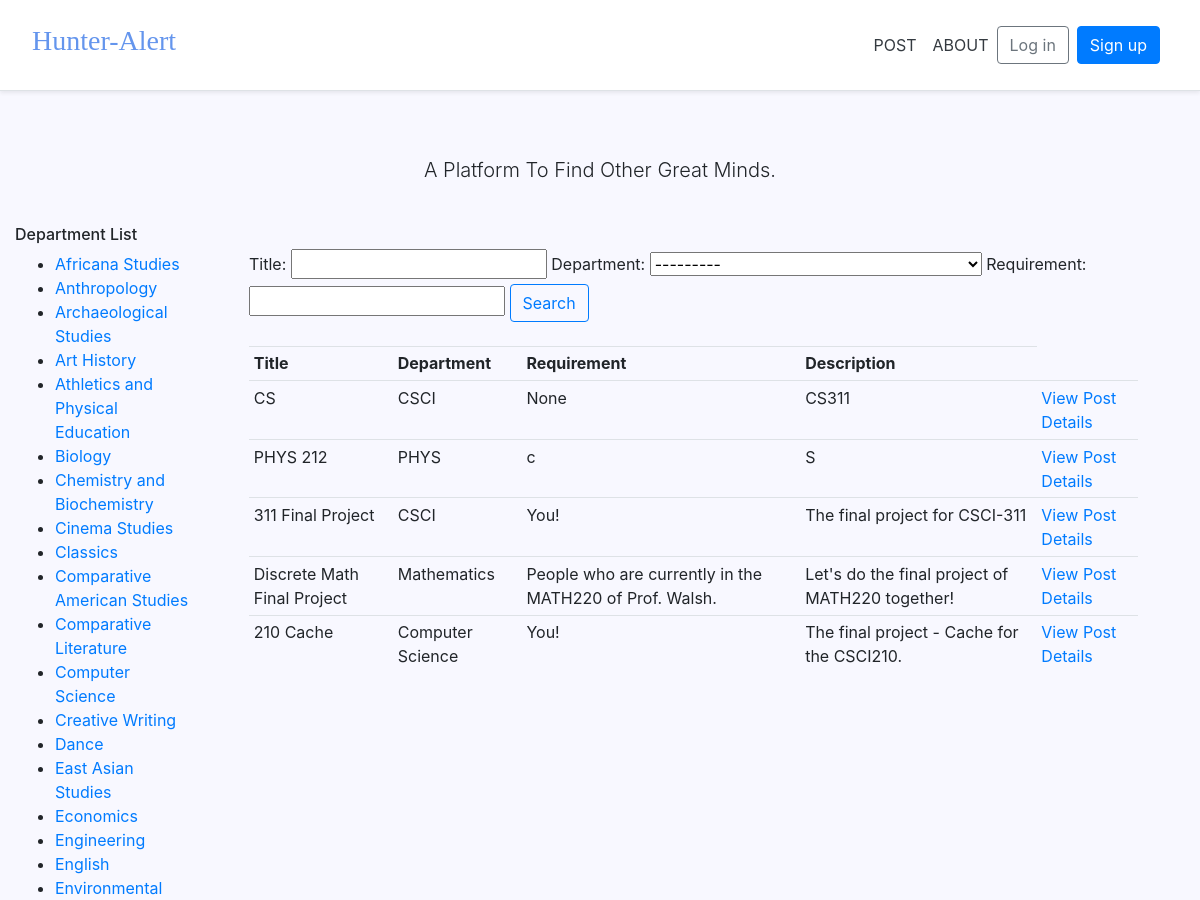
Before: / (upper part) with the older database file.
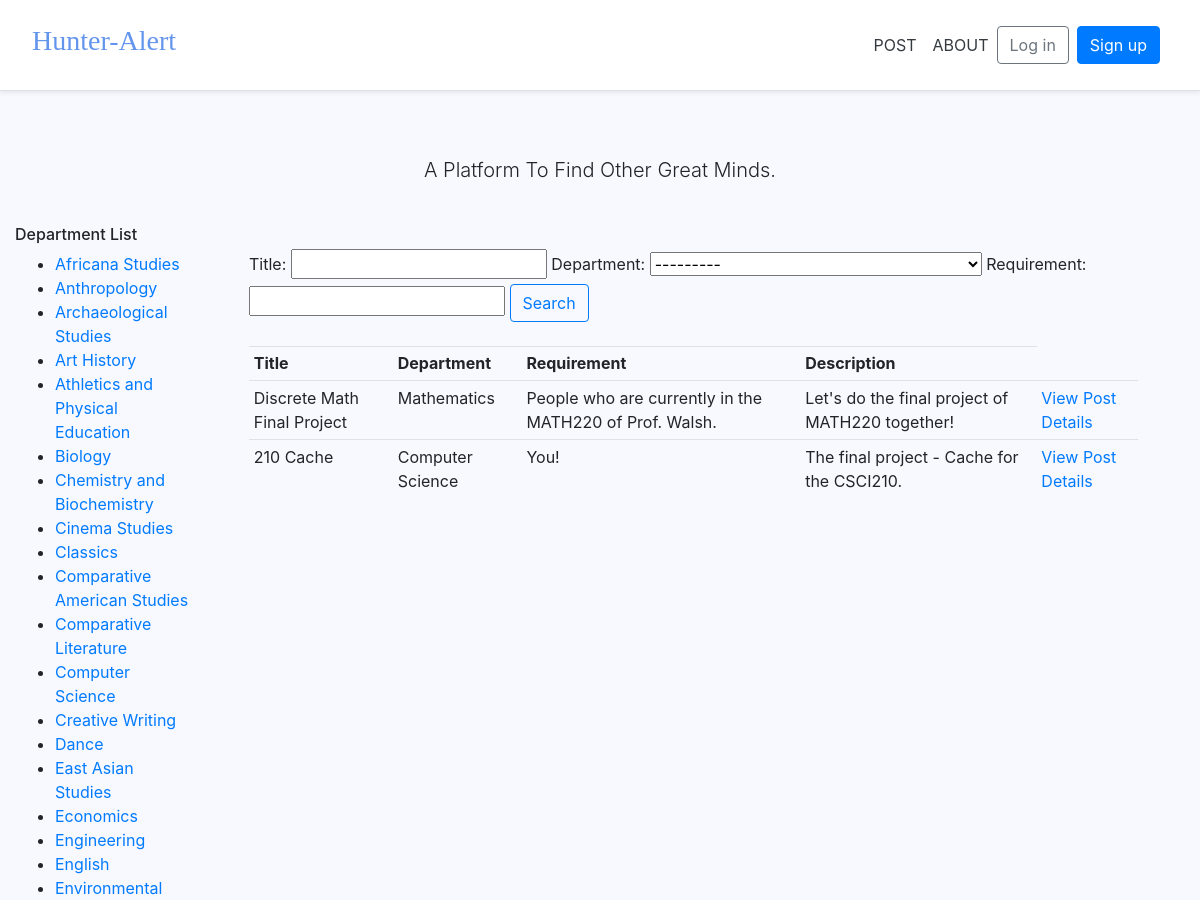
After: the same page with the newer database file.
### pages/models.py (models this page shows, shortened)
class Post(models.Model):
    class DeptName(models.TextChoices):
        Africana_Studies = "Africana Studies"
        Anthropology = "Anthropology"
        Archaeological_Studies = "Archaeological Studies"
        Art_History = "Art History"
        Studio_Art = "Studio Art"
        Athletics_and_Physical_Education = "Athletics and Physical Education"
        Biology = "Biology"
        Chemistry_and_Biochemistry = "Chemistry and Biochemistry"
        Cinema_Studies = "Cinema Studies"
        Classics = "Classics"
        Comparative_American_Studies = "Comparative American Studies"
        Comparative_Literature = "Comparative Literature"
        Computer_Science = "Computer Science"
        Creative_Writing = "Creative Writing"
        Dance = "Dance"
        Chinese = "Chinese"
        Japanese = "Japanese"
        East_Asian_Studies = "East Asian Studies"
        Economics = "Economics"
        Engineering = "Engineering"
        English = "English"
        Environmental_Studies = "Environmental Studies"
        French = "French"
        Italian = "Italian"
        Gender_Sexuality_and_Feminist_Studies = "Gender, Sexuality, and Feminist Studies"
        Geology = "Geology"
        German_Language_and_Literatures = "German Language and Literatures"
        Hispanic_Studies = "Hispanic Studies"
        History = "History"
        Jewish_Studies = "Jewish Studies"
        Latin_American_Studies = "Latin American Studies"
        Law_and_Society = "Law and Society"
        Learning_Across_Disciplines = "Learning Across the Disciplines"
        Mathematics = "Mathematics"
        Middle_East_and_North_Africa_Studies = "Middle East and North Africa Studies"
        Musical_Studies = "Musical Studies"
        Neuroscience = "Neuroscience"
        Philosophy = "Philosophy"
        Physics = "Physics"
        Astronomy = "Astronomy"
        Politics = "Politics"
        Psychology = "Psychology"
        Religion = "Religion"
        Rhetoric_and_Composition = "Rhetoric and Composition"
        Russian_Language_Literature_and_Culture = "Russian Language, Literature and Culture"
        Russian_and_East_European_Studies = "Russian and East European Studies"
        Sociology = "Sociology"
        Theater = "Theater"
        Non_Academic = "Other than academic"
    User = models.ForeignKey(CustomUser, null=True, on_delete=models.CASCADE)
    Your_Name = models.CharField(max_length=120, null=True)
    Title = models.CharField(max_length=120, null=True)
    Description = models.TextField(blank=False, null=True)
    Department = models.CharField(max_length=120, choices=DeptName.choices, default=DeptName.Non_Academic)
    Requirement = models.TextField(blank=False, null=True)
    Deadline = models.CharField(max_length=120, null=True)
    Date_Posted = models.DateTimeField(default=timezone.now)
    Email = models.CharField(max_length=50, null=True)

### pages/views.py (the view)
# urls.py: path('', HomePageView, name='home'),
def HomePageView(request):
    posts = Post.objects.all()
    myFilter = PostFilters(request.GET, queryset=posts)
    posts = myFilter.qs
    context = {
        'posts' : posts,
        'myFilter' : myFilter
     }
    return render(request, 'pages/home.html', context)

### templates/pages/home.html (shortened to what this page needs)
{% extends '_base.html' %}
{% load static %}
{% block content %}
<div class="pricing-header px-3 py-3 pt-md-5 pb-md-4 mx-auto text-center">
  <p class="lead">A Platform To Find Other Great Minds.</p>
</div>
<div style="float:left; width:15%;">
	<h6>Department List</h6>
	<ul>
		<li><a href="https://www.oberlin.edu/arts-and-sciences/departments/africana-studies">Africana Studies </a></li>
		<li><a href="https://www.oberlin.edu/arts-and-sciences/departments/anthropology">Anthropology </a></li>
		<li><a href="https://www.oberlin.edu/arts-and-sciences/departments/archaeological-studies">Archaeological Studies </a></li>
		<li><a href="https://www.oberlin.edu/arts-and-sciences/departments/art-history">Art History </a></li>
		<li><a href="https://goyeo.com">Athletics and Physical Education </a></li>
		<li><a href="https://www.oberlin.edu/arts-and-sciences/departments/biology">Biology </a></li>
		<li><a href="https://www.oberlin.edu/arts-and-sciences/departments/chemistry-biochemistry">Chemistry and Biochemistry </a></li>
		<li><a href="https://www.oberlin.edu/arts-and-sciences/departments/cinema-studies">Cinema Studies </a></li>
		<li><a href="https://www.oberlin.edu/arts-and-sciences/departments/classics">Classics </a></li>
		<li><a href="https://www.oberlin.edu/arts-and-sciences/departments/comparative-american-studies">Comparative American Studies </a></li>
		<li><a href="https://www.oberlin.edu/arts-and-sciences/departments/comparative-literature">Comparative Literature </a></li>
		<li><a href="https://www.oberlin.edu/arts-and-sciences/departments/computer-science">Computer Science </a></li>
		<li><a href="https://www.oberlin.edu/arts-and-sciences/departments/creative-writing">Creative Writing </a></li>
		<li><a href="https://www.oberlin.edu/arts-and-sciences/departments/dance">Dance </a></li>
		<li><a href="https://www.oberlin.edu/arts-and-sciences/departments/east-asian-studies" class="button">East Asian Studies</a></li>
		<li><a href="https://www.oberlin.edu/arts-and-sciences/departments/economics" class="button">Economics</a></li>
		<li><a href="https://www.oberlin.edu/arts-and-sciences/departments/engineering" class="button">Engineering</a></li>
		<li><a href="https://www.oberlin.edu/arts-and-sciences/departments/english" class="button">English</a></li>
		<li><a href="https://www.oberlin.edu/arts-and-sciences/departments/environmental-studies" class="button">Environmental Studies</a></li>
	</ul>
</div>
<br>
<div style="float:right; width:80%;">
	<div class="row">
		<div class="col">
				<form method="get">
					{{myFilter.form}}
				<button class="btn btn-outline-primary" type="submit">Search</button>
				</form>
		</div>
	</div>
	<br>
	<div style="float:left; width:95%;">
		<div class="row">
			<div class="col-md">
				<table class="table table-sm">
					<tr>
						<th>Title</th>
						<th>Department</th>
						<th>Requirement</th>
						<th>Description</th>
					</tr>
					{% for post in posts %}
					<tr>
						<td>{{post.Title}}</td>
						<td>{{post.Department}}</td>
						<td>{{post.Requirement}}</td>
						<td>{{post.Description}}</td>
						<td>
							<a class="button" href="{% url 'detail' post.id %}">View Post Details</a>
						</td>
					</tr>
					{% endfor %}
				</table>
			</div>
		</div>
	</div>
</div>
{% endblock content %}

### templates/_base.html (shortened to what this page needs)
{% load static %}
<!DOCTYPE html>
<html lang="en">
<body style="background-color:GhostWhite;">
<head>
{% block css %}
<link rel="stylesheet" href="https://cdn.jsdelivr.net/npm/bootstrap@4.5.3/dist/css/bootstrap.min.css">
<link rel="stylesheet" href="https://cdnjs.cloudflare.com/ajax/libs/font-awesome/4.7.0/css/font-awesome.min.css">
<link rel="stylesheet" href="{% static 'css/base.css' %}">
{% endblock %}
</head>
<body>
  <main role="main">
    <div class="d-flex flex-column flex-md-row align-items-center p-3 px-md-4 mb-3 bg-white border-bottom shadow-sm">
      <h3 class="mr-auto p-2" style="font-family: Chalkduster">
        <a  href="{% url 'home' %}" style="color:#6495ED;">Hunter-Alert</a>
      </h3>
      <a class="p-2 text-dark" href="{% url 'post' %}">POST</a>
      <a class="p-2 text-dark" href="{% url 'about' %}">ABOUT</a>
      <nav class="my-2 my-md-0 mr-md-3">
        {% if user.is_authenticated %}
        <ul class="navbar-nav ml-auto">
          <li class="nav-item">
            <a class="nav-link dropdown-toggle" href="#" id="userMenu" data-toggle="dropdown" aria-haspopup="true" aria-expanded="false">
              {{ user.email }}
            </a>
            <div class="dropdown-menu dropdown-menu-right" aria-labelledby="userMenu">
              <a class="dropdown-item" href="{% url 'account_change_password' %}">Change password</a>
              <div class="dropdown-divider"></div>
              <a class="dropdown-item" href="{% url 'account_logout' %}">Log out</a>
            </div>
          </li>
        </ul>
        {% else %}
        <form class="form-inline ml-auto">
          <a href="{% url 'account_login' %}" class="btn btn-outline-secondary">Log in</a>
          <a href="{% url 'account_signup' %}" class="btn btn-primary ml-2">Sign up</a>
        </form>
        {% endif %}
      </nav>
  </main>
  <div class="container">
    {% block content %}{% endblock content %}
  </div>
</body>
</html>

### static/css/base.css (style rules this page uses)
html { position: relative; min-height: 100%; font-size: 14px; }
@media (min-width: 768px) { html { font-size: 16px; } }
body { margin-bottom: 60px; }
.container { max-width: 1280px; }
.pricing-header { max-width: 700px; }

Changed rows visible on the page:
removed Post: Title "CS", Department "CSCI", Requirement "None", Description "CS311"
removed Post: Title "PHYS 212", Department "PHYS", Requirement "c", Description "S"
removed Post: Title "311 Final Project", Department "CSCI", Requirement "You!", Description "The final project for CSCI-311"
